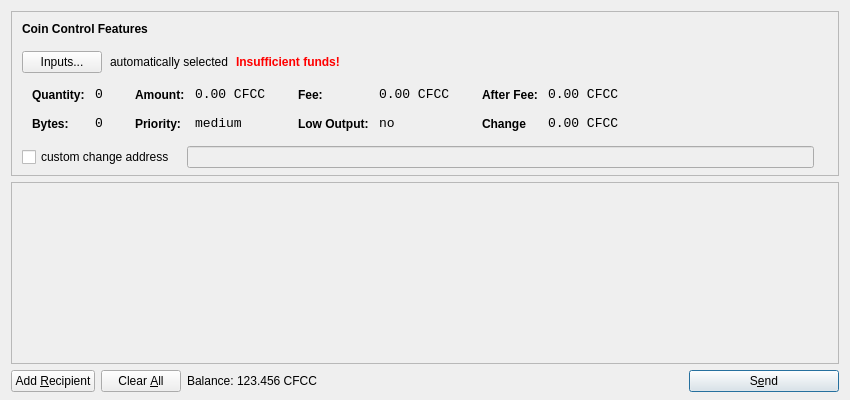
<?xml version="1.0" encoding="UTF-8"?>
<ui version="4.0">
 <class>SendCoinsDialog</class>
 <widget class="QDialog" name="SendCoinsDialog">
  <property name="geometry">
   <rect>
    <x>0</x>
    <y>0</y>
    <width>850</width>
    <height>400</height>
   </rect>
  </property>
  <property name="windowTitle">
   <string>Send Coins</string>
  </property>
  <layout class="QVBoxLayout" name="verticalLayout" stretch="0,1,0">
   <property name="bottomMargin">
    <number>8</number>
   </property>
   <item>
    <widget class="QFrame" name="frameCoinControl">
     <property name="sizePolicy">
      <sizepolicy hsizetype="Expanding" vsizetype="Expanding">
       <horstretch>0</horstretch>
       <verstretch>0</verstretch>
      </sizepolicy>
     </property>
     <property name="maximumSize">
      <size>
       <width>16777215</width>
       <height>16777215</height>
      </size>
     </property>
     <property name="frameShape">
      <enum>QFrame::StyledPanel</enum>
     </property>
     <property name="frameShadow">
      <enum>QFrame::Sunken</enum>
     </property>
     <layout class="QVBoxLayout" name="verticalLayoutCoinControl2">
      <property name="spacing">
       <number>-1</number>
      </property>
      <property name="leftMargin">
       <number>0</number>
      </property>
      <property name="topMargin">
       <number>0</number>
      </property>
      <property name="rightMargin">
       <number>0</number>
      </property>
      <property name="bottomMargin">
       <number>6</number>
      </property>
      <item>
       <layout class="QVBoxLayout" name="verticalLayoutCoinControl" stretch="0,0,0,0,1">
        <property name="spacing">
         <number>0</number>
        </property>
        <property name="leftMargin">
         <number>10</number>
        </property>
        <property name="topMargin">
         <number>10</number>
        </property>
        <item>
         <layout class="QHBoxLayout" name="horizontalLayoutCoinControl1">
          <property name="bottomMargin">
           <number>15</number>
          </property>
          <item>
           <widget class="QLabel" name="labelCoinControlFeatures">
            <property name="sizePolicy">
             <sizepolicy hsizetype="Preferred" vsizetype="Maximum">
              <horstretch>0</horstretch>
              <verstretch>0</verstretch>
             </sizepolicy>
            </property>
            <property name="font">
             <font>
              <weight>75</weight>
              <bold>true</bold>
             </font>
            </property>
            <property name="styleSheet">
             <string notr="true">font-weight:bold;</string>
            </property>
            <property name="text">
             <string>Coin Control Features</string>
            </property>
           </widget>
          </item>
         </layout>
        </item>
        <item>
         <layout class="QHBoxLayout" name="horizontalLayoutCoinControl2" stretch="0,0,0,0">
          <property name="spacing">
           <number>8</number>
          </property>
          <property name="bottomMargin">
           <number>10</number>
          </property>
          <item>
           <widget class="QPushButton" name="pushButtonCoinControl">
            <property name="styleSheet">
             <string notr="true"/>
            </property>
            <property name="text">
             <string>Inputs...</string>
            </property>
           </widget>
          </item>
          <item>
           <widget class="QLabel" name="labelCoinControlAutomaticallySelected">
            <property name="text">
             <string>automatically selected</string>
            </property>
            <property name="margin">
             <number>5</number>
            </property>
           </widget>
          </item>
          <item>
           <widget class="QLabel" name="labelCoinControlInsuffFunds">
            <property name="font">
             <font>
              <weight>75</weight>
              <bold>true</bold>
             </font>
            </property>
            <property name="styleSheet">
             <string notr="true">color:red;font-weight:bold;</string>
            </property>
            <property name="text">
             <string>Insufficient funds!</string>
            </property>
            <property name="margin">
             <number>5</number>
            </property>
           </widget>
          </item>
          <item>
           <spacer name="horizontalSpacerCoinControl">
            <property name="orientation">
             <enum>Qt::Horizontal</enum>
            </property>
            <property name="sizeHint" stdset="0">
             <size>
              <width>40</width>
              <height>1</height>
             </size>
            </property>
           </spacer>
          </item>
         </layout>
        </item>
        <item>
         <widget class="QWidget" name="widgetCoinControl" native="true">
          <property name="sizePolicy">
           <sizepolicy hsizetype="Preferred" vsizetype="Preferred">
            <horstretch>0</horstretch>
            <verstretch>0</verstretch>
           </sizepolicy>
          </property>
          <property name="minimumSize">
           <size>
            <width>0</width>
            <height>0</height>
           </size>
          </property>
          <property name="styleSheet">
           <string notr="true"/>
          </property>
          <layout class="QHBoxLayout" name="horizontalLayoutCoinControl5">
           <property name="margin">
            <number>0</number>
           </property>
           <item>
            <layout class="QHBoxLayout" name="horizontalLayoutCoinControl3" stretch="0,0,0,1">
             <property name="spacing">
              <number>20</number>
             </property>
             <property name="topMargin">
              <number>0</number>
             </property>
             <property name="bottomMargin">
              <number>10</number>
             </property>
             <item>
              <layout class="QFormLayout" name="formLayoutCoinControl1">
               <property name="horizontalSpacing">
                <number>10</number>
               </property>
               <property name="verticalSpacing">
                <number>14</number>
               </property>
               <property name="leftMargin">
                <number>10</number>
               </property>
               <property name="topMargin">
                <number>4</number>
               </property>
               <property name="rightMargin">
                <number>6</number>
               </property>
               <item row="0" column="0">
                <widget class="QLabel" name="labelCoinControlQuantityText">
                 <property name="styleSheet">
                  <string notr="true">font-weight:bold;</string>
                 </property>
                 <property name="text">
                  <string>Quantity:</string>
                 </property>
                 <property name="margin">
                  <number>0</number>
                 </property>
                </widget>
               </item>
               <item row="0" column="1">
                <widget class="QLabel" name="labelCoinControlQuantity">
                 <property name="font">
                  <font>
                   <family>Monospace</family>
                   <pointsize>10</pointsize>
                  </font>
                 </property>
                 <property name="cursor">
                  <cursorShape>IBeamCursor</cursorShape>
                 </property>
                 <property name="contextMenuPolicy">
                  <enum>Qt::ActionsContextMenu</enum>
                 </property>
                 <property name="text">
                  <string>0</string>
                 </property>
                 <property name="margin">
                  <number>0</number>
                 </property>
                 <property name="textInteractionFlags">
                  <set>Qt::LinksAccessibleByMouse|Qt::TextSelectableByKeyboard|Qt::TextSelectableByMouse</set>
                 </property>
                </widget>
               </item>
               <item row="1" column="0">
                <widget class="QLabel" name="labelCoinControlBytesText">
                 <property name="styleSheet">
                  <string notr="true">font-weight:bold;</string>
                 </property>
                 <property name="text">
                  <string>Bytes:</string>
                 </property>
                </widget>
               </item>
               <item row="1" column="1">
                <widget class="QLabel" name="labelCoinControlBytes">
                 <property name="font">
                  <font>
                   <family>Monospace</family>
                   <pointsize>10</pointsize>
                  </font>
                 </property>
                 <property name="cursor">
                  <cursorShape>IBeamCursor</cursorShape>
                 </property>
                 <property name="contextMenuPolicy">
                  <enum>Qt::ActionsContextMenu</enum>
                 </property>
                 <property name="text">
                  <string>0</string>
                 </property>
                 <property name="textInteractionFlags">
                  <set>Qt::LinksAccessibleByMouse|Qt::TextSelectableByKeyboard|Qt::TextSelectableByMouse</set>
                 </property>
                </widget>
               </item>
              </layout>
             </item>
             <item>
              <layout class="QFormLayout" name="formLayoutCoinControl2">
               <property name="horizontalSpacing">
                <number>10</number>
               </property>
               <property name="verticalSpacing">
                <number>14</number>
               </property>
               <property name="leftMargin">
                <number>6</number>
               </property>
               <property name="topMargin">
                <number>4</number>
               </property>
               <property name="rightMargin">
                <number>6</number>
               </property>
               <item row="0" column="0">
                <widget class="QLabel" name="labelCoinControlAmountText">
                 <property name="styleSheet">
                  <string notr="true">font-weight:bold;</string>
                 </property>
                 <property name="text">
                  <string>Amount:</string>
                 </property>
                 <property name="margin">
                  <number>0</number>
                 </property>
                </widget>
               </item>
               <item row="0" column="1">
                <widget class="QLabel" name="labelCoinControlAmount">
                 <property name="font">
                  <font>
                   <family>Monospace</family>
                   <pointsize>10</pointsize>
                  </font>
                 </property>
                 <property name="cursor">
                  <cursorShape>IBeamCursor</cursorShape>
                 </property>
                 <property name="contextMenuPolicy">
                  <enum>Qt::ActionsContextMenu</enum>
                 </property>
                 <property name="text">
                  <string>0.00 CFCC</string>
                 </property>
                 <property name="textInteractionFlags">
                  <set>Qt::LinksAccessibleByMouse|Qt::TextSelectableByKeyboard|Qt::TextSelectableByMouse</set>
                 </property>
                </widget>
               </item>
               <item row="1" column="0">
                <widget class="QLabel" name="labelCoinControlPriorityText">
                 <property name="styleSheet">
                  <string notr="true">font-weight:bold;</string>
                 </property>
                 <property name="text">
                  <string>Priority:</string>
                 </property>
                </widget>
               </item>
               <item row="1" column="1">
                <widget class="QLabel" name="labelCoinControlPriority">
                 <property name="font">
                  <font>
                   <family>Monospace</family>
                   <pointsize>10</pointsize>
                  </font>
                 </property>
                 <property name="cursor">
                  <cursorShape>IBeamCursor</cursorShape>
                 </property>
                 <property name="contextMenuPolicy">
                  <enum>Qt::ActionsContextMenu</enum>
                 </property>
                 <property name="text">
                  <string>medium</string>
                 </property>
                 <property name="textInteractionFlags">
                  <set>Qt::LinksAccessibleByMouse|Qt::TextSelectableByKeyboard|Qt::TextSelectableByMouse</set>
                 </property>
                </widget>
               </item>
              </layout>
             </item>
             <item>
              <layout class="QFormLayout" name="formLayoutCoinControl3">
               <property name="horizontalSpacing">
                <number>10</number>
               </property>
               <property name="verticalSpacing">
                <number>14</number>
               </property>
               <property name="leftMargin">
                <number>6</number>
               </property>
               <property name="topMargin">
                <number>4</number>
               </property>
               <property name="rightMargin">
                <number>6</number>
               </property>
               <item row="0" column="0">
                <widget class="QLabel" name="labelCoinControlFeeText">
                 <property name="styleSheet">
                  <string notr="true">font-weight:bold;</string>
                 </property>
                 <property name="text">
                  <string>Fee:</string>
                 </property>
                 <property name="margin">
                  <number>0</number>
                 </property>
                </widget>
               </item>
               <item row="0" column="1">
                <widget class="QLabel" name="labelCoinControlFee">
                 <property name="font">
                  <font>
                   <family>Monospace</family>
                   <pointsize>10</pointsize>
                  </font>
                 </property>
                 <property name="cursor">
                  <cursorShape>IBeamCursor</cursorShape>
                 </property>
                 <property name="contextMenuPolicy">
                  <enum>Qt::ActionsContextMenu</enum>
                 </property>
                 <property name="text">
                  <string>0.00 CFCC</string>
                 </property>
                 <property name="textInteractionFlags">
                  <set>Qt::LinksAccessibleByMouse|Qt::TextSelectableByKeyboard|Qt::TextSelectableByMouse</set>
                 </property>
                </widget>
               </item>
               <item row="1" column="0">
                <widget class="QLabel" name="labelCoinControlLowOutputText">
                 <property name="styleSheet">
                  <string notr="true">font-weight:bold;</string>
                 </property>
                 <property name="text">
                  <string>Low Output:</string>
                 </property>
                </widget>
               </item>
               <item row="1" column="1">
                <widget class="QLabel" name="labelCoinControlLowOutput">
                 <property name="font">
                  <font>
                   <family>Monospace</family>
                   <pointsize>10</pointsize>
                  </font>
                 </property>
                 <property name="cursor">
                  <cursorShape>IBeamCursor</cursorShape>
                 </property>
                 <property name="contextMenuPolicy">
                  <enum>Qt::ActionsContextMenu</enum>
                 </property>
                 <property name="text">
                  <string>no</string>
                 </property>
                 <property name="textInteractionFlags">
                  <set>Qt::LinksAccessibleByMouse|Qt::TextSelectableByKeyboard|Qt::TextSelectableByMouse</set>
                 </property>
                </widget>
               </item>
              </layout>
             </item>
             <item>
              <layout class="QFormLayout" name="formLayoutCoinControl4">
               <property name="horizontalSpacing">
                <number>10</number>
               </property>
               <property name="verticalSpacing">
                <number>14</number>
               </property>
               <property name="leftMargin">
                <number>6</number>
               </property>
               <property name="topMargin">
                <number>4</number>
               </property>
               <property name="rightMargin">
                <number>6</number>
               </property>
               <item row="0" column="0">
                <widget class="QLabel" name="labelCoinControlAfterFeeText">
                 <property name="styleSheet">
                  <string notr="true">font-weight:bold;</string>
                 </property>
                 <property name="text">
                  <string>After Fee:</string>
                 </property>
                 <property name="margin">
                  <number>0</number>
                 </property>
                </widget>
               </item>
               <item row="0" column="1">
                <widget class="QLabel" name="labelCoinControlAfterFee">
                 <property name="font">
                  <font>
                   <family>Monospace</family>
                   <pointsize>10</pointsize>
                  </font>
                 </property>
                 <property name="cursor">
                  <cursorShape>IBeamCursor</cursorShape>
                 </property>
                 <property name="contextMenuPolicy">
                  <enum>Qt::ActionsContextMenu</enum>
                 </property>
                 <property name="text">
                  <string>0.00 CFCC</string>
                 </property>
                 <property name="textInteractionFlags">
                  <set>Qt::LinksAccessibleByMouse|Qt::TextSelectableByKeyboard|Qt::TextSelectableByMouse</set>
                 </property>
                </widget>
               </item>
               <item row="1" column="0">
                <widget class="QLabel" name="labelCoinControlChangeText">
                 <property name="styleSheet">
                  <string notr="true">font-weight:bold;</string>
                 </property>
                 <property name="text">
                  <string>Change</string>
                 </property>
                </widget>
               </item>
               <item row="1" column="1">
                <widget class="QLabel" name="labelCoinControlChange">
                 <property name="font">
                  <font>
                   <family>Monospace</family>
                   <pointsize>10</pointsize>
                  </font>
                 </property>
                 <property name="cursor">
                  <cursorShape>IBeamCursor</cursorShape>
                 </property>
                 <property name="contextMenuPolicy">
                  <enum>Qt::ActionsContextMenu</enum>
                 </property>
                 <property name="text">
                  <string>0.00 CFCC</string>
                 </property>
                 <property name="textInteractionFlags">
                  <set>Qt::LinksAccessibleByMouse|Qt::TextSelectableByKeyboard|Qt::TextSelectableByMouse</set>
                 </property>
                </widget>
               </item>
              </layout>
             </item>
            </layout>
           </item>
          </layout>
         </widget>
        </item>
        <item>
         <layout class="QHBoxLayout" name="horizontalLayoutCoinControl4" stretch="0,0,0">
          <property name="spacing">
           <number>12</number>
          </property>
          <property name="sizeConstraint">
           <enum>QLayout::SetDefaultConstraint</enum>
          </property>
          <property name="topMargin">
           <number>5</number>
          </property>
          <property name="rightMargin">
           <number>5</number>
          </property>
          <item>
           <widget class="QCheckBox" name="checkBoxCoinControlChange">
            <property name="text">
             <string>custom change address</string>
            </property>
           </widget>
          </item>
          <item>
           <widget class="QLineEdit" name="lineEditCoinControlChange">
            <property name="enabled">
             <bool>false</bool>
            </property>
            <property name="sizePolicy">
             <sizepolicy hsizetype="Expanding" vsizetype="Fixed">
              <horstretch>0</horstretch>
              <verstretch>0</verstretch>
             </sizepolicy>
            </property>
           </widget>
          </item>
          <item>
           <widget class="QLabel" name="labelCoinControlChangeLabel">
            <property name="sizePolicy">
             <sizepolicy hsizetype="Preferred" vsizetype="Expanding">
              <horstretch>0</horstretch>
              <verstretch>0</verstretch>
             </sizepolicy>
            </property>
            <property name="minimumSize">
             <size>
              <width>0</width>
              <height>0</height>
             </size>
            </property>
            <property name="text">
             <string/>
            </property>
            <property name="margin">
             <number>3</number>
            </property>
           </widget>
          </item>
         </layout>
        </item>
        <item>
         <spacer name="verticalSpacerCoinControl">
          <property name="orientation">
           <enum>Qt::Vertical</enum>
          </property>
          <property name="sizeHint" stdset="0">
           <size>
            <width>800</width>
            <height>1</height>
           </size>
          </property>
         </spacer>
        </item>
       </layout>
      </item>
     </layout>
    </widget>
   </item>
   <item>
    <widget class="QScrollArea" name="scrollArea">
     <property name="widgetResizable">
      <bool>true</bool>
     </property>
     <widget class="QWidget" name="scrollAreaWidgetContents">
      <property name="geometry">
       <rect>
        <x>0</x>
        <y>0</y>
        <width>830</width>
        <height>165</height>
       </rect>
      </property>
      <layout class="QVBoxLayout" name="verticalLayout_2">
       <property name="margin">
        <number>0</number>
       </property>
       <item>
        <layout class="QVBoxLayout" name="entries">
         <property name="spacing">
          <number>6</number>
         </property>
        </layout>
       </item>
       <item>
        <spacer name="verticalSpacer">
         <property name="orientation">
          <enum>Qt::Vertical</enum>
         </property>
         <property name="sizeHint" stdset="0">
          <size>
           <width>20</width>
           <height>40</height>
          </size>
         </property>
        </spacer>
       </item>
      </layout>
     </widget>
    </widget>
   </item>
   <item>
    <layout class="QHBoxLayout" name="horizontalLayout">
     <item>
      <widget class="QPushButton" name="addButton">
       <property name="toolTip">
        <string>Send to multiple recipients at once</string>
       </property>
       <property name="text">
        <string>Add &amp;Recipient</string>
       </property>
       <property name="icon">
        <iconset resource="../bitcoin.qrc">
         <normaloff>:/icons/add</normaloff>:/icons/add</iconset>
       </property>
       <property name="autoDefault">
        <bool>false</bool>
       </property>
      </widget>
     </item>
     <item>
      <widget class="QPushButton" name="clearButton">
       <property name="sizePolicy">
        <sizepolicy hsizetype="Minimum" vsizetype="Fixed">
         <horstretch>0</horstretch>
         <verstretch>0</verstretch>
        </sizepolicy>
       </property>
       <property name="toolTip">
        <string>Remove all transaction fields</string>
       </property>
       <property name="text">
        <string>Clear &amp;All</string>
       </property>
       <property name="icon">
        <iconset resource="../bitcoin.qrc">
         <normaloff>:/icons/remove</normaloff>:/icons/remove</iconset>
       </property>
       <property name="autoRepeatDelay">
        <number>300</number>
       </property>
       <property name="autoDefault">
        <bool>false</bool>
       </property>
      </widget>
     </item>
     <item>
      <layout class="QHBoxLayout" name="horizontalLayout_2">
       <property name="spacing">
        <number>3</number>
       </property>
       <item>
        <widget class="QLabel" name="label">
         <property name="sizePolicy">
          <sizepolicy hsizetype="Preferred" vsizetype="Fixed">
           <horstretch>0</horstretch>
           <verstretch>0</verstretch>
          </sizepolicy>
         </property>
         <property name="text">
          <string>Balance:</string>
         </property>
        </widget>
       </item>
       <item>
        <widget class="QLabel" name="labelBalance">
         <property name="sizePolicy">
          <sizepolicy hsizetype="Preferred" vsizetype="Fixed">
           <horstretch>0</horstretch>
           <verstretch>0</verstretch>
          </sizepolicy>
         </property>
         <property name="cursor">
          <cursorShape>IBeamCursor</cursorShape>
         </property>
         <property name="text">
          <string>123.456 CFCC</string>
         </property>
         <property name="textInteractionFlags">
          <set>Qt::LinksAccessibleByMouse|Qt::TextSelectableByKeyboard|Qt::TextSelectableByMouse</set>
         </property>
        </widget>
       </item>
      </layout>
     </item>
     <item>
      <spacer name="horizontalSpacer">
       <property name="orientation">
        <enum>Qt::Horizontal</enum>
       </property>
       <property name="sizeHint" stdset="0">
        <size>
         <width>40</width>
         <height>20</height>
        </size>
       </property>
      </spacer>
     </item>
     <item>
      <widget class="QPushButton" name="sendButton">
       <property name="minimumSize">
        <size>
         <width>150</width>
         <height>0</height>
        </size>
       </property>
       <property name="toolTip">
        <string>Confirm the send action</string>
       </property>
       <property name="text">
        <string>S&amp;end</string>
       </property>
       <property name="icon">
        <iconset resource="../bitcoin.qrc">
         <normaloff>:/icons/send</normaloff>:/icons/send</iconset>
       </property>
       <property name="default">
        <bool>true</bool>
       </property>
      </widget>
     </item>
    </layout>
   </item>
  </layout>
 </widget>
 <resources>
  <include location="../bitcoin.qrc"/>
 </resources>
 <connections/>
</ui>
